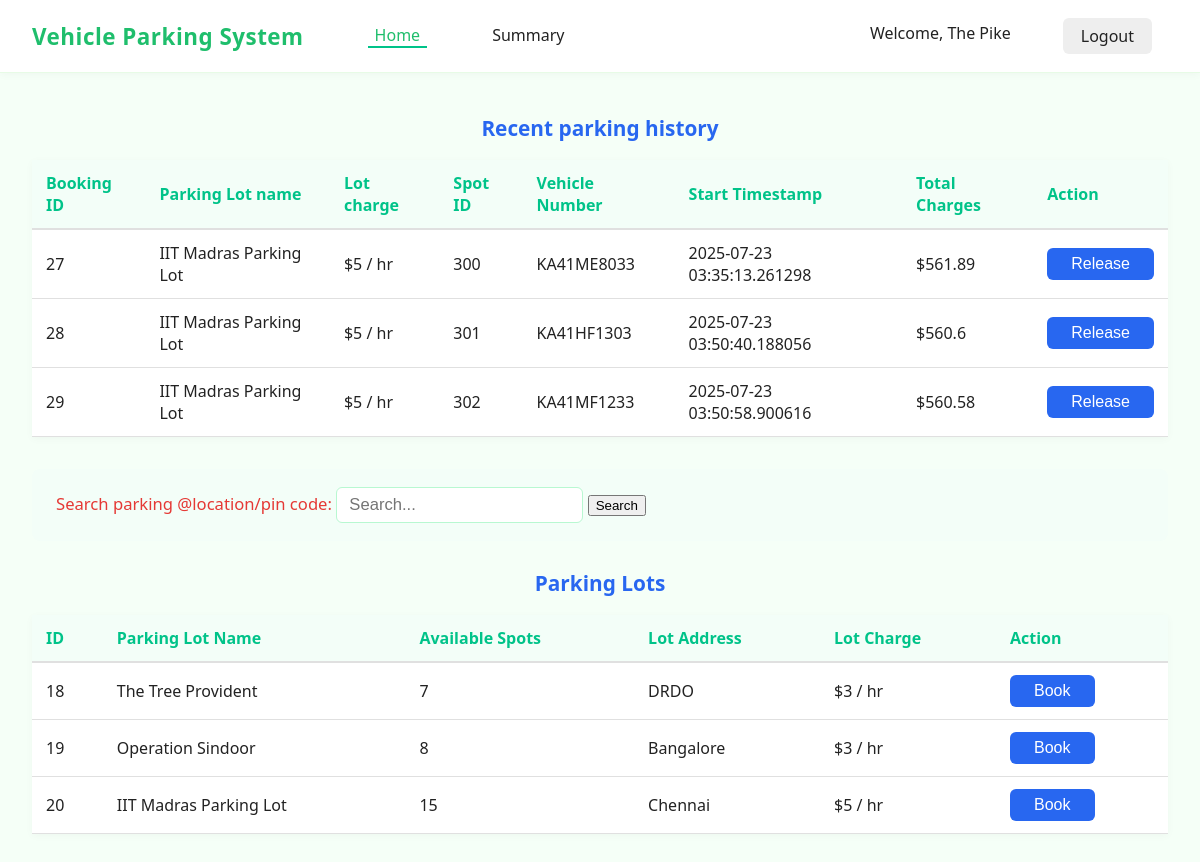
Screenshot of /dashboard/user/5 (signed in) with the database file from the repository.
### models/models.py (models this page shows)
class User(db.Model,UserMixin):
    __tablename__ = 'user'
    id = db.Column(db.Integer, primary_key=True, autoincrement=True)
    email = db.Column(db.Text, unique=True, nullable=False)
    password = db.Column(db.Text, nullable=False)
    full_name = db.Column(db.Text, nullable=False)
    address = db.Column(db.Text, nullable=False)
    pincode = db.Column(db.Text, nullable=False)
    vehicle_number = db.Column(db.Text,nullable=True)
    is_admin=db.Column(db.Text,default="user")

class Parking_lot(db.Model):
    __tablename__='parking_lot'
    lot_id=db.Column(db.Integer,primary_key=True,autoincrement=True)
    owner_id = db.Column(db.Integer, db.ForeignKey('user.id', ondelete='CASCADE'))
    lot_name= db.Column(db.Text,nullable=False,unique=True)
    lot_address=db.Column(db.Text,nullable=False)
    lot_spot_count=db.Column(db.Integer,nullable=False)
    lot_price_per_hour=db.Column(db.Integer,nullable=False)
    owner = db.relationship('User', backref=db.backref('parking_lots', passive_deletes=True))
    spots = db.relationship('Parking_spot', backref='lot', cascade="all, delete", passive_deletes=True)
    bookings = db.relationship('Bookings', back_populates='lot', cascade="all, delete", passive_deletes=True)

class Bookings(db.Model):
    __tablename__ = 'bookings'
    booking_id = db.Column(db.Integer, primary_key=True, autoincrement=True)
    spot_id = db.Column(db.Integer, db.ForeignKey('parking_spot.id'), nullable=False)
    lot_id = db.Column(db.Integer, db.ForeignKey('parking_lot.lot_id'), nullable=False)
    user_id = db.Column(db.Integer, db.ForeignKey('user.id'), nullable=False)
    vehicle_number = db.Column(db.String(20),  db.ForeignKey('user.vehicle_number'), nullable=False)
    start_time = db.Column(db.String, default=datetime.utcnow)
    end_time = db.Column(db.String)
    current_status=db.Column(db.Text)
    spot = db.relationship('Parking_spot', backref='bookings')
    lot = db.relationship('Parking_lot', back_populates='bookings')
    user = db.relationship('User', foreign_keys=[user_id], backref='bookings')

### controllers/controllers.py (the view, shortened to what this page needs)
@main.route("/dashboard/user/<id>",methods=['GET','POST'])
@role_required('user')
@login_required
def user_dashboard(id):
    if request.method=="GET":
        user=User.query.filter(User.id==id).first()
        user_data={
                                "name": user.full_name,
                                "address": user.address,
                                "email": user.email,
                                "pincode": user.pincode,
                                "vehicle_number": user.vehicle_number,
                                "id": user.id
                }
        bookings_by_user=Bookings.query.filter_by(user_id=id,current_status='active').all()
        booking_data={}
        for booking in bookings_by_user:
             lot_charge=Parking_lot.query.filter_by(lot_id=booking.lot_id).first().lot_price_per_hour
             lot_name=Parking_lot.query.filter_by(lot_id=booking.lot_id).first().lot_name
             start_time=booking.start_time
             if isinstance(start_time, str):
                start_time = datetime.strptime(start_time, "%Y-%m-%d %H:%M:%S.%f")
             booking_data[booking.booking_id]={
                                                    "spot_id": booking.spot_id,
                                                    "lot_id":  booking.lot_id,
                                                    "user_id": booking.user_id,
                                                    "vehicle_number": booking.vehicle_number,
                                                    "start_time": booking.start_time,
                                                    "current_status":booking.current_status,
                                                    "lot_name":lot_name,
                                                    "lot_charge":lot_charge,
                                                    "total_charges": calculate_charges(datetime.now(),start_time,lot_charge)
                                                 }
        print("booking_data",booking_data)
        parking_locations=Parking_lot.query.all()
        parking_data={}
        for location in parking_locations:
                available_spots=Parking_spot.query.filter_by(lot_id=location.lot_id,is_available="Yes").count()
                parking_data[location.lot_id]={
                                            'lot_name':location.lot_name,
                                            'lot_address':location.lot_address,
                                            'available_spots': available_spots,
                                            'lot_charge': location.lot_price_per_hour
                }
        print(parking_data)
        return render_template('dashboard_user.html',user_data=user_data, parking_data=parking_data,booking_data=booking_data,id=current_user.id,name=current_user.full_name)

### app.py (called while the page is built)
def create_app():
    app = Flask(__name__, template_folder="templates")
    if os.getenv('ENV', 'development') != "production":
        print("Starting Local Development")
        app.config.from_object(LocalDevelopmentConfig)
    else:
        raise Exception("Currently no production config is setup")
    app.register_blueprint(main)
    db.init_app(app)
    login_manager = LoginManager()
    login_manager.login_view = "main.login"
    login_manager.init_app(app)
    @login_manager.user_loader
    def load_user(user_id):
        return User.query.get(int(user_id))
    return app

### controllers/controllers.py (called while the page is built)
def role_required(required_role):
    def decorator(f):
        @wraps(f)
        def decorated_function(*args, **kwargs):
            if not current_user.is_authenticated:
                flash('Please log in to access this page.', 'warning')
                return redirect(url_for('main.login'))
            if required_role == "admin" and current_user.is_admin != "Yes":
                flash('You do not have permission to access this page.', 'danger')
                return redirect(url_for('main.login'))
            return f(*args, **kwargs)
        return decorated_function
    return decorator

def calculate_charges(end_time,start_time,lot_charges):
        charges= ((end_time-start_time).total_seconds()/3600)*lot_charges
        return round(charges,2)

### templates/dashboard_user.html (shortened to what this page needs)
<!DOCTYPE html>
<html lang="en">
<head>
    <link rel="stylesheet" href="{{ url_for('static', filename='css/dashboard_user_style.css') }}">
</head>
<body>
        <nav class="navbar">
        <div class="navbar-left">
            <span class="brand">Vehicle Parking System</span>
                <a href="{{ url_for ('main.user_dashboard',id=user_data.id) }}" class="nav-link active">Home</a>
                <a href="{{ url_for('main.user_summary',user_id=user_data.id) }}" class="nav-link">Summary</a>
        </div>
        <div class="navbar-right">
            <a href="{{ url_for('main.edit_profile',user_id=id )}}" class="welcome" title="Click to edit profile">Welcome, {{ name }}</a>
          <a href="{{ url_for('main.logout') }}" class="logout-btn">Logout</a>
        </div>
        </nav>
    <main>
        <section class="history-section">
            <h2>Recent parking history</h2>
            <table class="stylish-table">
                <thead>
                    <tr>
                        <th>Booking ID</th>
                        <th>Parking Lot name</th>
                        <th> Lot charge</th>
                        <th>Spot ID</th>
                        <th>Vehicle Number</th>
                        <th>Start Timestamp</th>
                        <th>Total Charges</th>
                        <th>Action</th>
                    </tr>
                </thead>
                <tbody>
                   {% if booking_data %}
                        {% for booking_id in booking_data %}
                        <tr>
                            <td>{{ booking_id }}</td>
                            <td>{{ booking_data[booking_id].lot_name }}</td>
                            <td>${{ booking_data[booking_id].lot_charge }} / hr</td>
                            <td>{{ booking_data[booking_id].spot_id }}</td>
                            <td>{{  booking_data[booking_id].vehicle_number }}</td>
                            <td>{{  booking_data[booking_id].start_time }}</td>
                            <td>${{ booking_data[booking_id].total_charges }}</td>
                            {% if booking_data[booking_id].current_status=="active" %}
                            <td><button class="book-btn" onclick="window.location.href='{{ url_for('main.release_spot', user_id=user_data.id, parking_lot_id=booking_data[booking_id].lot_id,spot_id=booking_data[booking_id].spot_id) }}'">Release</button></td>
                            {% endif %}
                        </tr>
                        {% endfor %}
                    {% else %}
                    <tr><td colspan="4">No booking data available.</td></tr>
                    {% endif %}
                </tbody>
            </table>
        </section>
        <section class="search-section">
            <form action="{{ url_for('main.user_dashboard', id=user_data.id) }}" method="post">
            <label for="search">Search parking @location/pin code:</label>
            <input type="text" id="search_location" name="search_location" placeholder="Search..."
            pattern="^[a-zA-Z0-9\s]+$"
            title="Only letters, numbers, and spaces allowed.">
            <button type="submit">Search</button>
            </form>
        </section>
        <section class="lots-section">
            <h2>Parking Lots </h2>
            <table class="stylish-table">
                <thead>
                    <tr>
                        <th>ID</th>
                        <th>Parking Lot Name</th>
                        <th>Available Spots</th>
                        <th>Lot Address</th>
                        <th> Lot Charge</th>
                        <th>Action</th>
                    </tr>
                </thead>
                <tbody>
                    {% if parking_data %}
                            {% for lot_id, location in parking_data.items() %}
                                <tr>
                                    <td>{{ lot_id }}</td>
                                    <td>{{ location.lot_name }}</td>
                                    <td>{{ location.available_spots }}</td>
                                    <td>{{ location.lot_address }}</td>
                                    <td>${{ location.lot_charge }} / hr</td>
                                    <td>
                                        <button class="book-btn" onclick="window.location.href='{{ url_for('main.book_spot', user_id=user_data.id, parking_lot_id=lot_id) }}'">Book</button>
                                    </td>
                                </tr>
                            {% endfor %}
                    {% else %}
                        <tr><td colspan="4">No parking data available.</td></tr>
                    {% endif %}
                </tbody>
            </table>
        </section>
    </main>
</body>
</html>

### static/css/dashboard_user_style.css (style rules this page uses)
body { font-family: 'Segoe UI', Arial, sans-serif; background: #f5fff7; margin: 0; padding: 0; color: #222; }
nav a { text-decoration: none; color: #222; margin: 0 16px; font-weight: 500; padding-bottom: 5px; border-bottom: 2px solid transparent; transition: border 0.2s; }
nav a.active, nav a:hover { border-bottom: 2px solid #00c389; color: #00c389; }
.logout-btn { background: #eee; border: none; border-radius: 6px; padding: 7px 18px; font-size: 1em; cursor: pointer; transition: background 0.2s; }
main { padding: 24px 32px; }
section { margin-bottom: 32px; }
h2 { color: #2867f0; font-size: 1.3em; margin-bottom: 18px; font-weight: 600; text-align: center; }
table { width: 100%; border-collapse: collapse; background: #fff; margin: 0 auto 16px auto; box-shadow: 0 2px 8px rgba(0,0,0,0.03); }
th, td { padding: 12px 14px; text-align: left; }
th { background: #f3fef8; color: #00c389; font-weight: 600; border-bottom: 2px solid #e0e0e0; }
td { border-bottom: 1px solid #e0e0e0; }
.search-section { background: #f3fef8; padding: 18px 24px; border-radius: 8px; margin-bottom: 28px; display: flex; align-items: center; gap: 12px; font-size: 1.04em; }
.search-section label { color: #e53935; font-weight: 500; }
.search-section input[type="text"] { padding: 7px 12px; border: 1px solid #b8f8d1; border-radius: 6px; font-size: 1em; outline: none; min-width: 180px; }
.book-btn { background: #2867f0; color: #fff; border: none; border-radius: 6px; padding: 7px 24px; font-size: 1em; cursor: pointer; transition: background 0.2s; }
.navbar { display: flex; align-items: center; justify-content: space-between; background: #fff; padding: 18px 32px; border-bottom: 1px solid #e7fbe6; box-shadow: 0 2px 8px rgba(0,0,0,0.03); }
.navbar-left { display: flex; align-items: center; gap: 26px; }
.brand { color: #1fbe6c; font-size: 1.4rem; font-weight: 700; margin-right: 22px; letter-spacing: 0.5px; }
.nav-link { color: #222; text-decoration: none; font-weight: 500; padding: 0 7px; transition: color 0.2s; }
.nav-link.active, .nav-link:hover { color: #1fbe6c; }
.navbar-right { display: flex; align-items: center; gap: 20px; }

### rows the page displays
User: full_name "The Pike"
Parking_lot: lot_name "IIT Madras Parking Lot" "IIT Madras Parking Lot" "IIT Madras Parking Lot", lot_name "IIT Madras Parking Lot", lot_address "Chennai"
Bookings: spot "300", vehicle_number "KA41ME8033", start_time "2025-07-23 03:35:13.261298"
Bookings: spot "301", vehicle_number "KA41HF1303", start_time "2025-07-23 03:50:40.188056"
Bookings: spot "302", vehicle_number "KA41MF1233", start_time "2025-07-23 03:50:58.900616"
Parking_lot: lot_name "The Tree Provident", lot_address "DRDO"
Parking_lot: lot_name "Operation Sindoor", lot_address "Bangalore"

### other values shown
{{ booking_id }} "27" "28" "29"
{{ booking_data[booking_id].lot_charge }} "5" "5" "5"
{{ booking_data[booking_id].total_charges }} "561.89" "560.6" "560.58"
{{ lot_id }} "18" "19" "20"
{{ location.available_spots }} "7" "8" "15"
{{ location.lot_charge }} "3" "3" "5"
